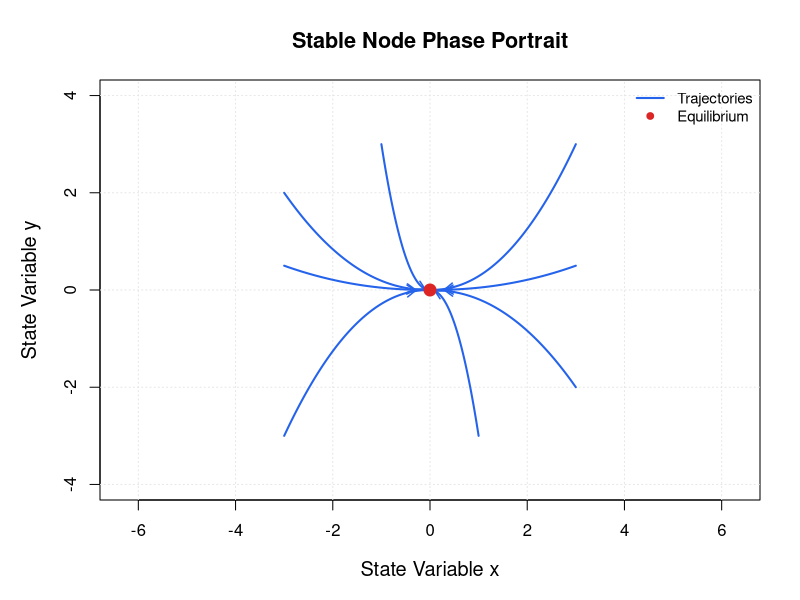
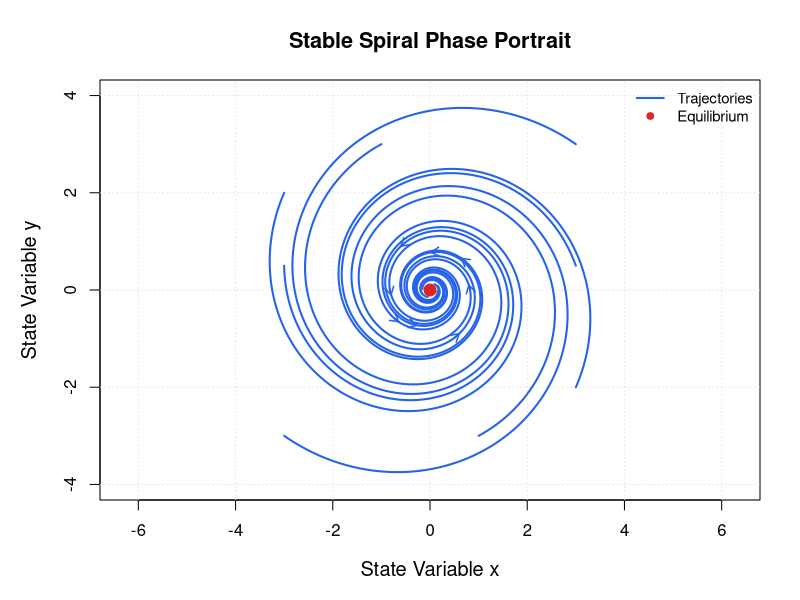
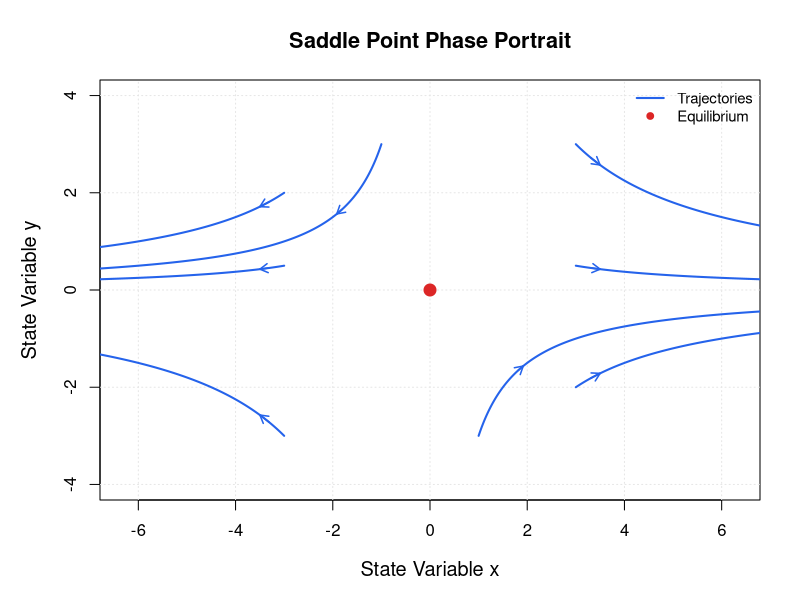

These charts were generated, in order, by the following R code:

phase_plot <- function(A, title, initials, tmax) {
  
  par(mar = c(5, 5, 4, 2))
  
  plot(
    NA,
    xlim = c(-4, 4),
    ylim = c(-4, 4),
    xlab = "State Variable x",
    ylab = "State Variable y",
    main = title,
    asp = 1,
    cex.main = 1.3,
    cex.lab = 1.2,
    cex.axis = 1
  )
  
  grid(col = "gray90")
  
  dt <- 0.01
  steps <- round(tmax / dt)
  
  for (initial in initials) {
    
    trajectory <- matrix(
      NA_real_,
      nrow = steps + 1,
      ncol = 2
    )
    
    trajectory[1, ] <- initial
    
    for (i in 1:steps) {
      
      state <- trajectory[i, ]
      
      k1 <- as.vector(A %*% state)
      k2 <- as.vector(A %*% (state + dt * k1 / 2))
      k3 <- as.vector(A %*% (state + dt * k2 / 2))
      k4 <- as.vector(A %*% (state + dt * k3))
      
      trajectory[i + 1, ] <- state +
        dt * (k1 + 2*k2 + 2*k3 + k4) / 6
    }
    
    lines(
      trajectory[, 1],
      trajectory[, 2],
      col = "#2563EB",
      lwd = 2
    )
    
    visible <- which(
      trajectory[, 1] > -3.8 &
        trajectory[, 1] < 3.8 &
        trajectory[, 2] > -3.8 &
        trajectory[, 2] < 3.8
    )
    
    if (length(visible) > 20) {
      
      k <- visible[round(length(visible) * 0.45)]
      j <- min(k + 8, nrow(trajectory))
      
      arrows(
        trajectory[k, 1],
        trajectory[k, 2],
        trajectory[j, 1],
        trajectory[j, 2],
        length = 0.09,
        col = "#2563EB",
        lwd = 1.5
      )
    }
  }
  
  points(
    0, 0,
    pch = 19,
    col = "#DC2626",
    cex = 1.6
  )
  
  legend(
    "topright",
    legend = c("Trajectories", "Equilibrium"),
    col = c("#2563EB", "#DC2626"),
    lty = c(1, NA),
    pch = c(NA, 19),
    lwd = c(2, NA),
    bty = "n",
    cex = 0.9
  )
}

initials <- list(
  c(-3, -3),
  c(-3, 2),
  c(3, 3),
  c(3, -2),
  c(-1, 3),
  c(1, -3),
  c(-3, 0.5),
  c(3, 0.5)
)

A_node <- matrix(
  c(-0.7, 0,
    0, -1.5),
  nrow = 2,
  byrow = TRUE
)

A_spiral <- matrix(
  c(-0.25, -1.4,
    1.4, -0.25),
  nrow = 2,
  byrow = TRUE
)

A_saddle <- matrix(
  c(0.7, 0,
    0, -0.7),
  nrow = 2,
  byrow = TRUE
)

phase_plot(
  A_node,
  "Stable Node Phase Portrait",
  initials,
  7
)

phase_plot(
  A_spiral,
  "Stable Spiral Phase Portrait",
  initials,
  12
)

phase_plot(
  A_saddle,
  "Saddle Point Phase Portrait",
  initials,
  4
)
